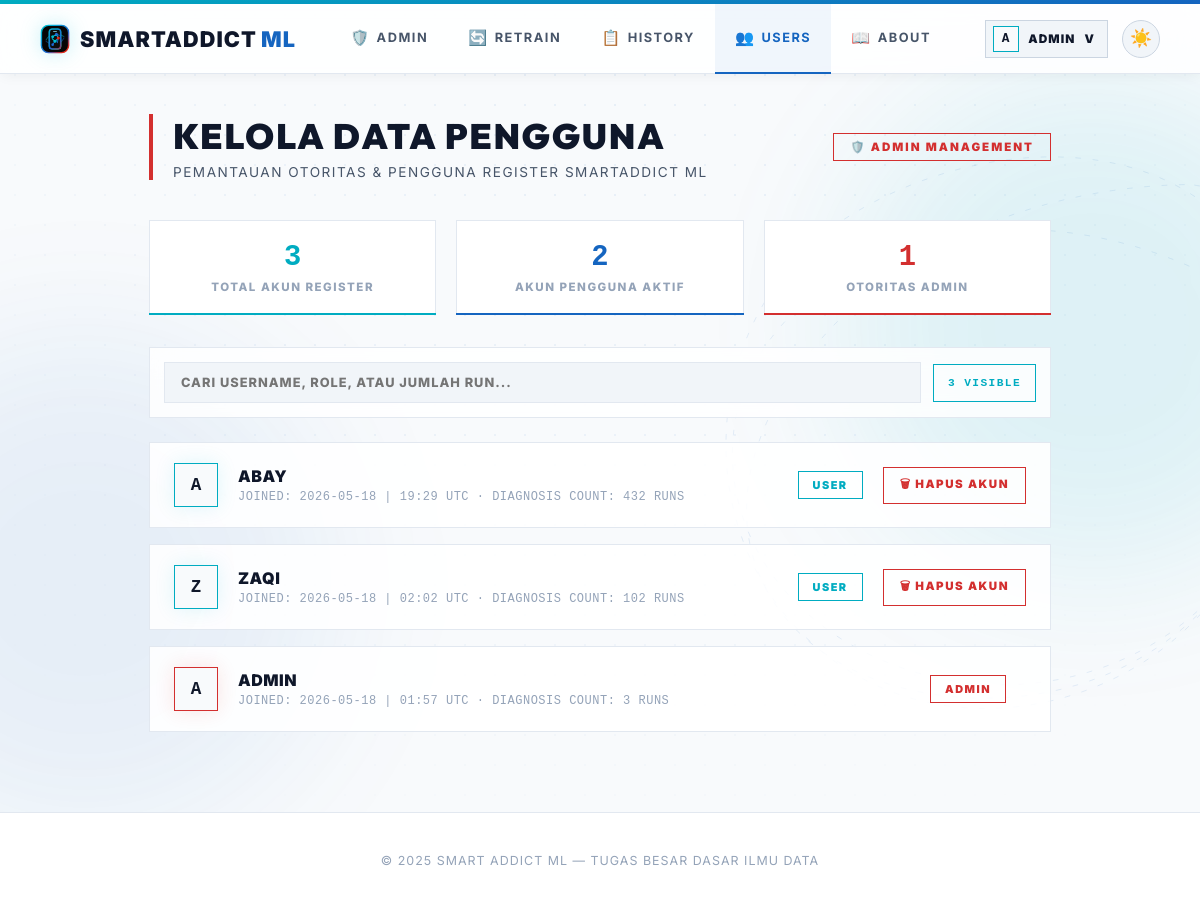
The app's page /admin/users (signed in) with its own data.
### smartaddict/models/user.py (models this page shows, shortened)
class User(UserMixin, db.Model):
    id = db.Column(db.Integer, primary_key=True)
    username = db.Column(db.String(80), unique=True, nullable=False)
    password_hash = db.Column(db.String(200), nullable=False)
    role = db.Column(db.String(10), default="user")
    created_at = db.Column(db.DateTime, default=datetime.utcnow)
    predictions = db.relationship("Prediction", backref="user", lazy=True)
    @property
    def is_admin(self):
        return self.role == "admin"

### smartaddict/routes/admin_routes.py (the view)
@admin_bp.route("/admin/users", endpoint='admin_users')
@admin_required
def admin_users():
    users = User.query.order_by(User.created_at.desc()).all()
    return render_template("admin/manage_users.html", users=users, active_page='admin_users')

### app.py (called while the page is built)
@app.after_request
def add_no_cache(response):
    response.headers['Cache-Control'] = 'no-store, no-cache, must-revalidate, max-age=0'
    response.headers['Pragma'] = 'no-cache'
    response.headers['Expires'] = '0'
    return response

@login_manager.user_loader
def load_user(user_id):
    try:
        return User.query.get(int(user_id))
    except Exception:
        return None

### smartaddict/routes/admin_routes.py (called while the page is built)
def admin_required(view_func):
    @wraps(view_func)
    @login_required
    def wrapped(*args, **kwargs):
        if not current_user.is_admin:
            return redirect(url_for('user.dashboard'))
        return view_func(*args, **kwargs)
    return wrapped

### templates/admin/manage_users.html (shortened to what this page needs)
{% extends "base.html" %}
{% block content %}
<main class="content">
    <div class="page-header">
        <div class="header-text">
            <h1>KELOLA DATA PENGGUNA</h1>
            <p>PEMANTAUAN OTORITAS & PENGGUNA REGISTER SMARTADDICT ML</p>
        </div>
        <span class="admin-badge">🛡️ ADMIN MANAGEMENT</span>
    </div>
    <div class="stats-row">
        <div class="mini-stat">
            <div class="num" style="color:var(--m-blue-light)">{{ users|length }}</div>
            <div class="lbl">TOTAL AKUN REGISTER</div>
        </div>
        <div class="mini-stat">
            <div class="num" style="color:var(--m-blue-dark)">{{ users|selectattr('role','equalto','user')|list|length }}</div>
            <div class="lbl">AKUN PENGGUNA AKTIF</div>
        </div>
        <div class="mini-stat">
            <div class="num" style="color:var(--m-red)">{{ users|selectattr('role','equalto','admin')|list|length }}</div>
            <div class="lbl">OTORITAS ADMIN</div>
        </div>
    </div>
    <div class="user-filter">
        <input id="userSearch" type="text" placeholder="CARI USERNAME, ROLE, ATAU JUMLAH RUN..." oninput="filterUsers()">
        <div class="user-filter-count"><span id="userVisibleCount">{{ users|length }}</span> Visible</div>
    </div>
    <div class="users-grid">
        {% for user in users %}
        <div class="user-card {% if user.is_admin %}admin-card{% endif %}" data-user="{{ user.username }} {{ user.role }} {{ user.predictions|length }} runs">
            <div class="user-avatar">{{ user.username[0]|upper }}</div>
            <div class="user-info">
                <div class="user-name">{{ user.username }}</div>
                <div class="user-meta">JOINED: {{ user.created_at.strftime('%Y-%m-%d | %H:%M UTC') }} · DIAGNOSIS COUNT: {{ user.predictions|length }} RUNS</div>
            </div>
            <div>
                <span class="role-badge {% if user.is_admin %}role-admin{% else %}role-user{% endif %}">{{ user.role | upper }}</span>
            </div>
            <div>
                {% if not user.is_admin %}
                <form method="post" action="{{ url_for('admin.admin_delete_user', user_id=user.id) }}" onsubmit="return confirm('APAKAH ANDA YAKIN INGIN MENGHAPUS AKUN USER {{ user.username | upper }}?')">
                    <button type="submit" class="del-btn">🗑 HAPUS AKUN</button>
                </form>
                {% endif %}
            </div>
        </div>
        {% endfor %}
    </div>
</main>
{% endblock %}

### templates/base.html (shortened to what this page needs)
<!doctype html>
<html lang="id" data-theme="light">
<head>
</head>
<body>
    <div class="navbar-wrap">
        <nav class="navbar">
            <a href="{{ url_for('user.dashboard') }}" class="logo" style="text-decoration:none">
                <img class="logo-mark" src="{{ url_for('static', filename='img/smartaddict-logo.svg') }}" alt="" aria-hidden="true">
                <span>SmartAddict<span style="color:var(--m-blue-dark); font-weight: 900; margin-left: 4px;">ML</span></span>
            </a>
            <div class="nav-center">
                {% if current_user.is_authenticated and current_user.is_admin %}
                <a href="{{ url_for('admin.admin_dashboard') }}" {% if active_page == 'admin_dashboard' %}class="active"{% endif %}><span class="nav-icon">🛡️</span>Admin</a>
                <a href="{{ url_for('admin.admin_retrain_page') }}" {% if active_page == 'admin_retrain' %}class="active"{% endif %}><span class="nav-icon">🔄</span>Retrain</a>
                <a href="{{ url_for('admin.admin_history') }}" {% if active_page == 'admin_history' %}class="active"{% endif %}><span class="nav-icon">📋</span>History</a>
                <a href="{{ url_for('admin.admin_users') }}" {% if active_page == 'admin_users' %}class="active"{% endif %}><span class="nav-icon">👥</span>Users</a>
                <a href="{{ url_for('user.about') }}" {% if active_page == 'about' %}class="active"{% endif %}><span class="nav-icon">📖</span>About</a>
                {% else %}
                <a href="{{ url_for('user.dashboard') }}" {% if active_page == 'dashboard' %}class="active"{% endif %}><span class="nav-icon">📊</span>Dashboard</a>
                <a href="{{ url_for('user.about') }}" {% if active_page == 'about' %}class="active"{% endif %}><span class="nav-icon">📖</span>About</a>
                {% endif %}
            </div>
            <div class="nav-actions">
                {% if current_user.is_authenticated %}
                <div class="profile-menu" id="profileMenu">
                    <button type="button" class="profile-chip {% if active_page == 'profile' %}active{% endif %}" onclick="toggleProfileMenu(event)" aria-expanded="false" aria-controls="profileDropdown">
                        <span class="profile-chip-avatar">{{ current_user.username[0]|upper }}</span>
                        <span class="profile-chip-name">{{ current_user.username }}</span>
                        <span aria-hidden="true">v</span>
                    </button>
                </div>
                {% else %}
                <a href="{{ url_for('auth.login') }}" class="btn-nav-login">Login</a>
                {% endif %}
                <button class="theme-toggle" id="themeToggle" onclick="toggleTheme()" title="Toggle tema">
                    <span id="themeIcon">🌙</span>
                </button>
            </div>
        </nav>
    </div>
    <div class="nav-spacer"></div>
    <div class="sa-bg-stage" aria-hidden="true">
        <div class="sa-bg-glow sa-bg-glow-a"></div>
    </div>
    {% block content %}{% endblock %}
    {% block footer %}
    <footer class="footer">
        <p>© 2025 Smart Addict ML — Tugas Besar Dasar Ilmu Data</p>
    </footer>
    {% endblock %}
</body>
</html>

### records on screen
User: username "A", username "ADMIN", created_at "2026-05-18 | 01:57 UTC", predictions|length "3", role "ADMIN"
User: username "A", username "ABAY", created_at "2026-05-18 | 19:29 UTC", predictions|length "432", role "USER"
User: username "Z", username "ZAQI", created_at "2026-05-18 | 02:02 UTC", predictions|length "102", role "USER"

### other values on screen
{{ users|length }} "3"
{{ users|selectattr('role','equalto','user')|list|length }} "2"
{{ users|selectattr('role','equalto','admin')|list|length }} "1"
